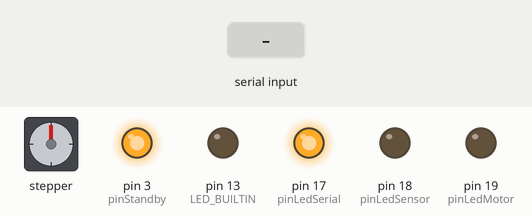
A sketch run on a simulated Arduino Uno, built with avr-gcc and run on an emulated ATmega328P. Shown: stepper motor, output pins drawn as LEDs (lit = HIGH). Wiring (inferred from the names in the program): stepper motor driver (400 steps per turn assumed): step pin 4; direction pin 5; enable pin 2. The test bench sets the inputs (shaded band). Pins used as bus, display or sensor lines are not drawn; what the sketch prints to the serial monitor is not drawn.

Above: at 1.2 s.
1.3 s: "e" received over Serial
At 2.5 s:
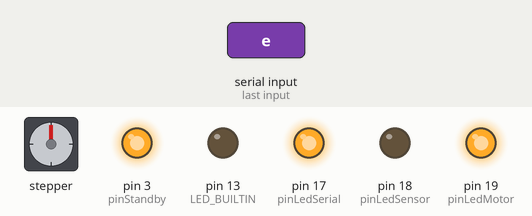
2.8 s: "i" received over Serial
At 3.8 s:
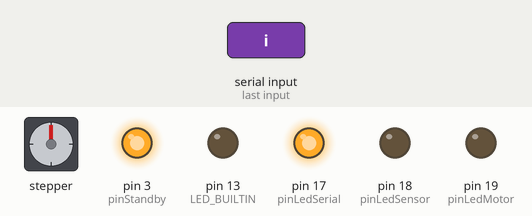
4.4 s: byte 111 ('o') received over Serial
5.9 s: "p" received over Serial
Timing chart, 0 to 8.4 s (numbered marks = the images above; inputs shaded):
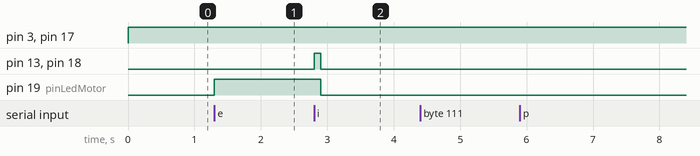

Measured:
- after the input at 1.3 s, pin 19 (pinLedMotor): LOW → HIGH at once
- after the input at 2.8 s, pin 13 (LED_BUILTIN), pin 18 (pinLedSensor): LOW → HIGH at once, → LOW 0.10 s later; pin 19 (pinLedMotor): HIGH → LOW after 0.10 s

The sketch:

pololu.ino
```cpp
/*
	File: pololu.ino
	Author: Urs Hofmann
	Mail: mail@hofmannu.org
	Date: 08.03.2022
*/

#include "controllerboard.h"

void setup()
{

}

void loop()
{
	controllerboard myCont;
	while (1)
	{
		myCont.read_command();
	}
}
```

controllerboard.cpp
```cpp
#include "controllerboard.h"

controllerboard::controllerboard()
{
	Serial.begin(baudRate);

	// define internal LED as an output
	pinMode(LED_BUILTIN, OUTPUT);
	digitalWrite(LED_BUILTIN, LOW);

	// define serial led as output
	pinMode(pinLedSerial, OUTPUT);
	digitalWrite(pinLedSerial, LOW);

	// define led for motor as output
	pinMode(pinLedMotor, OUTPUT);
	digitalWrite(pinLedMotor, LOW);

	pinMode(pinLedSensor, OUTPUT);
	digitalWrite(pinLedSensor, LOW);

	pinMode(pinDir, OUTPUT);
	digitalWrite(pinDir, LOW);

	pinMode(pinStep, OUTPUT);
	digitalWrite(pinStep, LOW);

	pinMode(pinEnable, OUTPUT);
	digitalWrite(pinEnable, LOW);

	pinMode(pinStandby, OUTPUT);
	digitalWrite(pinStandby, HIGH);

	// start serial communication stream
	Serial.write('r');
}

void controllerboard::identify()
{
	digitalWrite(LED_BUILTIN, HIGH);
	digitalWrite(pinLedSerial, HIGH);
	digitalWrite(pinLedMotor, HIGH);
	digitalWrite(pinLedSensor, HIGH);
	delay(100);
	digitalWrite(LED_BUILTIN, LOW);
	digitalWrite(pinLedSerial, LOW);
	digitalWrite(pinLedMotor, LOW);
	digitalWrite(pinLedSensor, LOW);
	return;
}

// makes the controller wait until a certain amount of bytes arrived
void controllerboard::wait_serial(const uint16_t nSerial)
{
	digitalWrite(pinLedSerial, HIGH);
	while (Serial.available() < nSerial)
	{
		delay(1);
	}
	digitalWrite(pinLedSerial, LOW);
	return;
}

// here goes all the controll logic of the bord
void controllerboard::read_command()
{
	wait_serial(1);
	const char request = Serial.read();
	if (request == 'i') // identify device
	{
		identify();
	}
	else if (request == 'p') // return position to MATLAB
	{
		send_pos();
	}
	else if (request == 'a') // absolute move
	{
		// read target position
		const float targetPos = get_float();
		goto_pos(targetPos);
	}
	else if (request == 't') // return pitch to MATLAB
	{
		send_pitch();
	}
	else if (request == 'y') // get pitch from MATLAB
	{
		read_pitch();
	}
	else if (request == 's') // return steps per rev
	{
		send_stepsPerRev();
	}
	else if (request == 'd') // define steps per rev
	{
		read_stepsPerRev();
	}
	else if (request == 'w') // return velocity to PC
	{
		send_vel();
	}
	else if (request == 'v') // define velocity of stage movenment
	{
		read_vel();
	}
	else if (request == 'e') // enable motor coils
	{
		enable();
	}
	else if (request == 'o')
	{
		disable();
	}
	confirm_ready();
}

// clear the serial command line
void controllerboard::clear_serial()
{
	while (Serial.available() > 0)
		Serial.read();

	return;
}

void controllerboard::confirm_ready()
{
	Serial.write('r');
}

void controllerboard::send_pos()
{
	const float pos = ((float) iStep) * get_stepsToMm();
	send_float(pos);
	return;
}

void controllerboard::goto_pos(const float goalPos)
{
	const int32_t goalSteps = round(goalPos * get_mmToSteps());
	const int32_t deltaSteps = goalSteps - iStep;
	const int32_t absSteps = abs(deltaSteps);
	if (absSteps > 0)
	{
		digitalWrite(pinLedMotor, HIGH);
		const int32_t dirStep = (deltaSteps < 0) ? 0 : 1;
		digitalWrite(pinDir, dirStep);
		const float ss = get_stepsToMm(); // step size in mm
		float vmax = stepsPerSec * ss; // mm
		const float acc = stepsPerSqSec * ss; // mm / s2
		const float deltaS = absSteps * ss;

		// define end point of acceleration and start point of deceleration
		float s_1 = vmax * vmax / (2 * acc);
		float s_2 = deltaS - s_1;

		if (s_1 > s_2) // if we dont even reach full speed
		{
			s_1 = deltaS / 2;
			s_2 = deltaS / 2;
			vmax = sqrt(deltaS * acc);
		}

		float vcurr = 0;
		for (int32_t incStep = 0; incStep < absSteps; incStep++)
		{
			// calculate central position of current step
			const float s = ((float) incStep + 0.5) * ss;

			// calculate velocity at current step
			if (s < s_1)
			{
				vcurr = sqrt(2 * s * acc);
			}
			else if (s < s_2)
			{
				vcurr = vmax;
			}
			else
			{
				vcurr = sqrt(vmax * vmax - 2 * (s - s_2) * acc);
			}

			// convert velocity to delay
			const uint32_t tDelay = round(ss / vcurr * 1e6); // in micros

			// act accordingly
			stepPolarity = !stepPolarity;
			digitalWrite(pinStep, stepPolarity);
			delayMicroseconds(tDelay);
		}
		iStep += deltaSteps;
		digitalWrite(pinLedMotor, LOW);
	}
	return;
}

void controllerboard::send_vel()
{
	send_float(stepsPerSec * get_stepsToMm());
	return;
}

void controllerboard::read_vel()
{
	stepsPerSec = get_float() * get_mmToSteps();
	return;
}

void controllerboard::send_pitch()
{
	send_float(pitch);
	return;
}

void controllerboard::read_pitch()
{
	pitch = get_float();
	return;
}

void controllerboard::send_stepsPerRev()
{
	send_float(stepsPerRev);
	return;
}

void controllerboard::read_stepsPerRev()
{
	stepsPerRev = get_float();
	return;
}

// sends a float over serial to matlab
void controllerboard::send_float(const float floatToSend)
{
	byte bytesArray[4];
	union {
    	float float_variable;
    	byte temp_array[4];
  	} u;
  	u.float_variable = floatToSend;
  	memcpy(&bytesArray[0], u.temp_array, 4);
  	Serial.write(bytesArray, 4);
	return;
}

// receives a float over serial from matlab
float controllerboard::get_float()
{
	wait_serial(4);
	union {
		float float_variable;
		byte temp_array[4];
	} u;
	Serial.readBytes(u.temp_array, 4);
	return u.float_variable;
}

// enables the coils of our stepper motor
void controllerboard::enable()
{
	if (!isEnabled)
	{
		digitalWrite(pinLedMotor, HIGH);
		digitalWrite(pinEnable, HIGH);
		isEnabled = 1;
	}
	Serial.write('e');
	return;
}

// disables the coils of our stepper motor
void controllerboard::disable()
{
	if (isEnabled)
	{
		digitalWrite(pinLedMotor, LOW);
		digitalWrite(pinEnable, LOW);
		isEnabled = 0;
	}
	Serial.write('o');
	return;
}
```

controllerboard.h
```cpp
#ifndef controllerboard_h
#define controllerboard_h

#include <stdint.h>
#include <arduino.h>

class controllerboard
{
	private:
		const uint32_t baudRate = 9600;

		// pinouts for LEDs
		const uint32_t pinLedSerial = 17;
		const uint32_t pinLedMotor = 19;
		const uint32_t pinLedSensor = 18;

		// pinouts for motor
		// 2 - enable
		// 3 - not standby
		// 4 - step
		// 5 - dir
		const uint32_t pinDir = 5;
		const uint32_t pinStep = 4;
		const uint32_t pinEnable = 2;
		const uint32_t pinStandby = 3;

		bool stepPolarity = 0;

		// float pos = 0.1; // position of the stage [mm]
		float stepsPerSec = 1000; // velocity [steps / s]
		int32_t iStep = 0; // current step count
		float pitch = 8.0; // distance in mm / rev
		float stepsPerRev = 400.0; // number of steps / rev
		float stepsPerSqSec = 2500; // acceleration
		bool isEnabled = 0;

	public:
		controllerboard();
		void identify();
		void wait_serial(const uint16_t nSerial);
		void read_command(); // controller decision cascade / state machine
		void clear_serial(); // flush all the serial input
		void confirm_ready(); // tell serial that we are done

		void send_pos(); // returns the position to matlab

		void goto_pos(const float goalPos); // moves to a new abs pos
		void move_steps(const int32_t nSteps); // moves the stepper by nSteps

		void send_vel(); // returns max velocity in mm/s
		void read_vel(); // read max velocity in mm/s

		void send_pitch(); // return pitch
		void read_pitch(); // read pitch of leadscrew from matlab

		void send_stepsPerRev();
		void read_stepsPerRev();

		// input output functions
		void send_float(const float floatToSend); // send float to matlab
		float get_float(); // read float from matlab

		float get_stepsToMm() {return pitch / stepsPerRev;};
		float get_mmToSteps() {return stepsPerRev / pitch;};

		void enable();
		void disable();
};

#endif
```
